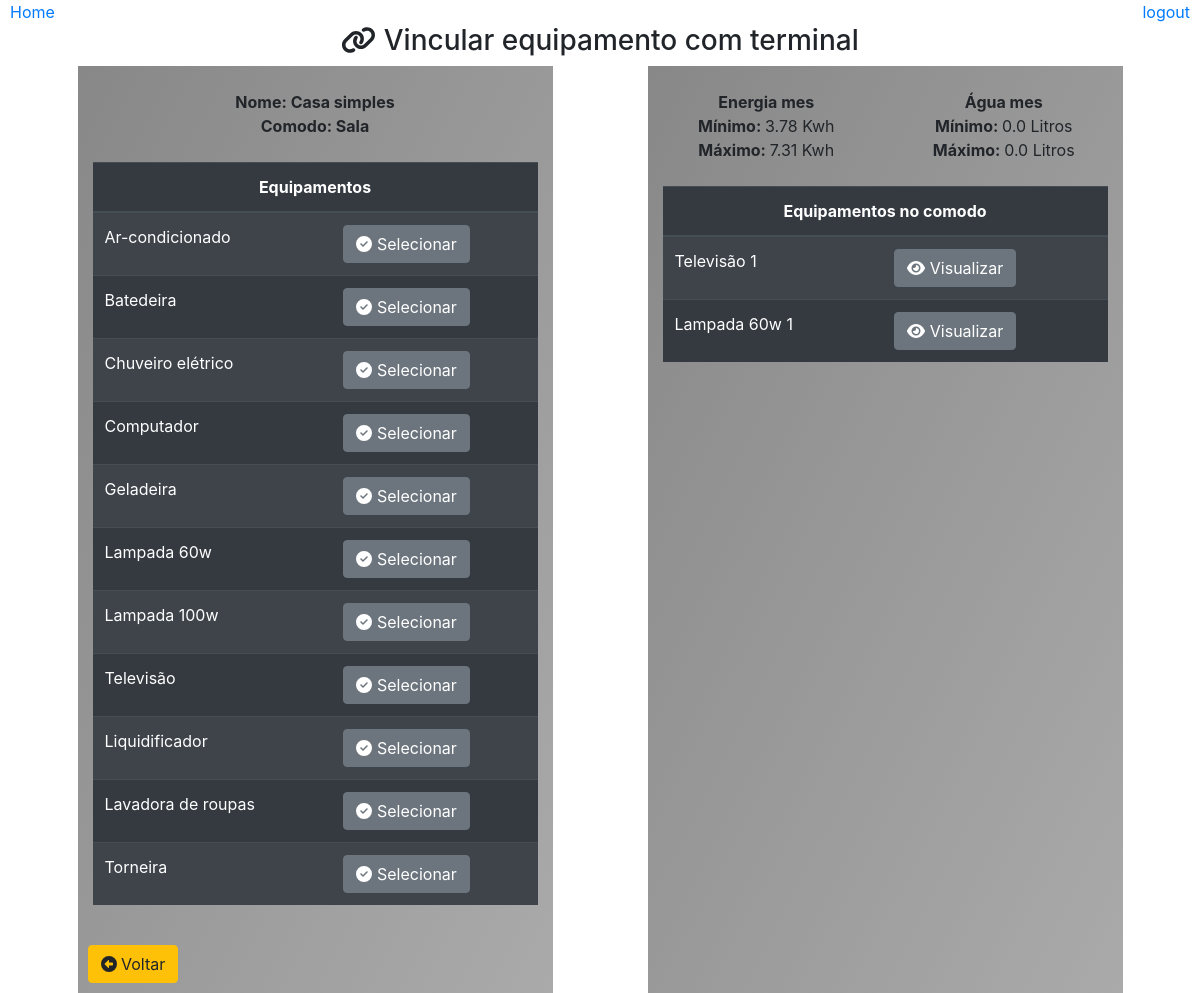
The app's page /cadastrar/vincular/equipamento/comodo/?id=1, older data.
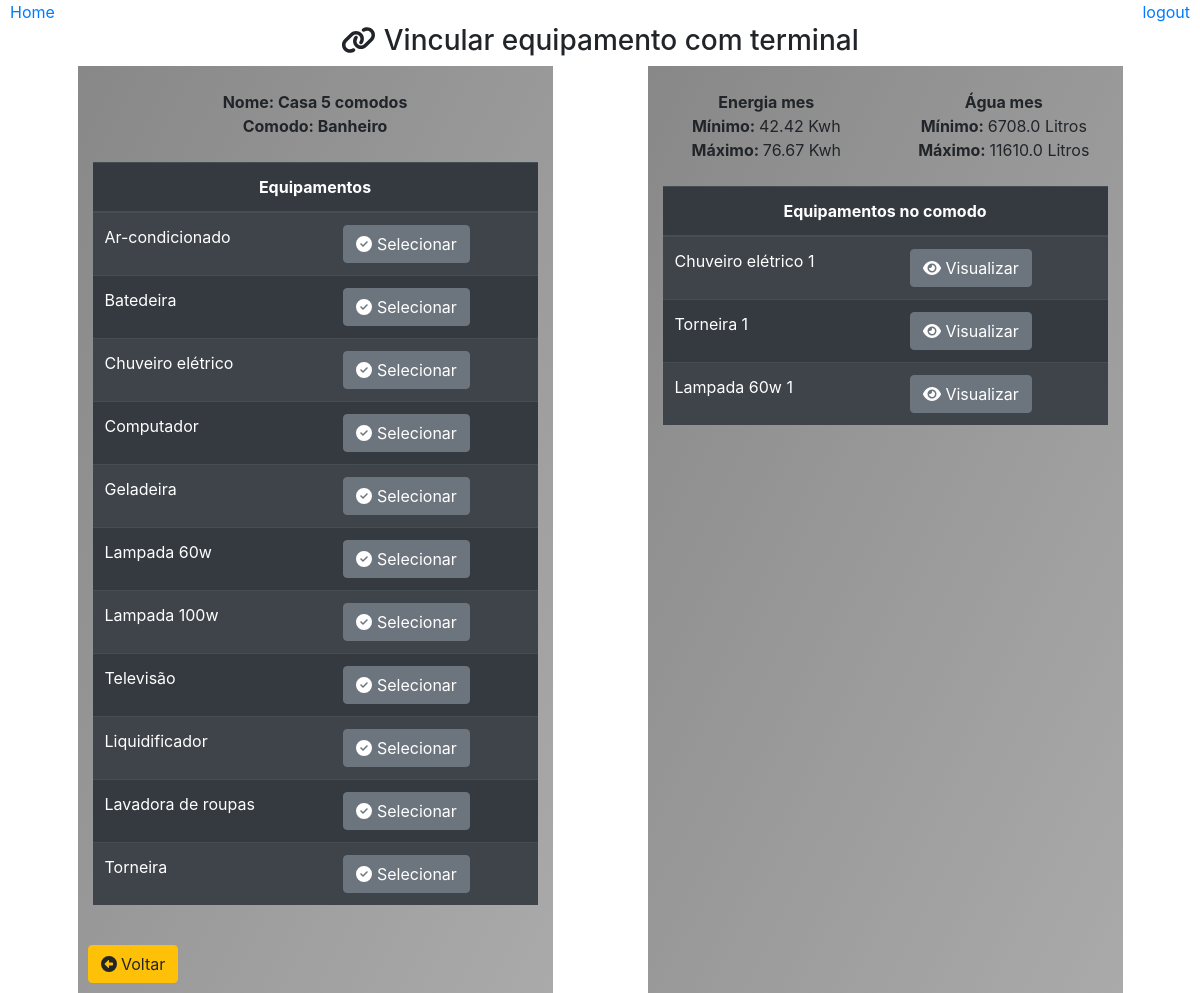
The same page, newer data.
### core/models.py (models this page shows)
class Comodo(models.Model):
    casa = models.ForeignKey(Casa,on_delete=models.CASCADE)
    nome = models.CharField(max_length=30)
    class Meta:
        db_table = 'comodo'

class Casa(models.Model):
    nome = models.CharField(max_length=30)
    class Meta:
        db_table = 'casa'

class Equipamento(models.Model):
    tipo_consumo = models.ForeignKey(TipoConsumo,on_delete=models.CASCADE)
    tipo_equipamento = models.ForeignKey(TipoEquipamento,on_delete=models.CASCADE)
    nome = models.CharField(max_length=50)
    descricao = models.CharField(max_length=500, null=True)
    consumo_agua = models.FloatField()
    consumo_energia = models.FloatField()
    class Meta:
        db_table = 'equipamento'

class ComodoEquipamento(models.Model):
    apelido = models.IntegerField()
    comodo = models.ForeignKey(Comodo, on_delete=models.CASCADE)
    equipamento = models.ForeignKey(Equipamento, on_delete=models.CASCADE)
    class Meta:
        db_table = 'comodo_equipamento'

### core/pages/casa/views.py (the view)
# urls.py: path('cadastrar/vincular/equipamento/comodo/', cadastro.VincularEquipamento),
def VincularEquipamento(request):
    comodo_id = request.GET.get('id')
    if comodo_id:
        comodo = Comodo.objects.get(id=comodo_id)
        equipamentos = Equipamento.objects.all()
        terminais = ComodoSaida.objects.filter(comodo=comodo)
        consumo = CalcularConsumo(comodo)
        vinculados = []
        multiplo = [] #evita que um chuveiro que esta conectado a duas saidas se repita
        for item in terminais:
            if item.saida is not None and item.comodo_equipamento is not None:
                if item.comodo_equipamento and item.comodo_equipamento.equipamento:
                    if item.comodo_equipamento not in multiplo:
                        item.comodo_equipamento.equipamento.apelido = item.comodo_equipamento.apelido
                        vinculados.append(item.comodo_equipamento)
                    if item.comodo_equipamento.equipamento.tipo_consumo.id == 3: # diretamente
                        multiplo.append(item.comodo_equipamento)
    dados = {
        'titulo': 'Vincular terminal com equipamento',
        'comodo': comodo,
        'equipamentos': equipamentos,
        'vinculados': vinculados,
        'terminais': terminais,
        'consumo': consumo
    }
    return render(request, 'casas/vincularEquipamento.html', dados)

### templates/casas/vincularEquipamento.html (shortened to what the changed rows need)
{% extends "model-page.html"%}
{% block content %}
    <div align='center'>
        <br>
        <div class="container">
            <div class="row">
                <div class="col col-6 col-sm-6 col-md-4 col-lg-5 col-xs-4 container box-gray"><br>
                    <div class="row">
                        <div class="col">
                            <strong >Nome: {{comodo.casa.nome}}</strong><br>
                            <strong >Comodo: {{comodo.nome}}</strong>
                        </div>
                    </div><br>
                    <div class="row">
                        <div class="col">
                            {% if terminais %}
                                {% if equipamentos %}
                                    <table class="table table-striped table-dark">
                                        <thead>
                                            <tr align="center">
                                                <th colspan="2">Equipamentos</th>
                                            </tr>
                                        </thead>
                                        {% for item in equipamentos %}
                                            <tr>
                                                <td>
                                                    {{item.nome}}
                                                </td>
                                                <td>
                                                    <form action="/cadastrar/vincular/equipamento/comodo/selecionar/" method="GET">
                                                        <button type="submit" class="btn btn-secondary">
                                                            <i class="fas fa-check-circle"></i>
                                                            Selecionar
                                                        </button>
                                                    </form>
                                                </td>
                                            </tr>
                                        {% endfor %}
                                    </table>
                                {% endif %}
                            {% else %}
                                <strong>Nenhum terminal de saida cadastrado<strong>
                            {% endif %}
                        </div>
                    </div>
                    <br>
                    <br><br>
                </div>
                {% if vinculados %}
                    <div class="col col-6 col-sm-6 col-md-4 col-lg-5 col-xs-4 container box-gray"><br>
                        <div class="row">
                            <div class="col">
                                <strong align="center">Energia mes</strong><br>
                                <strong>Mínimo: </strong> {{consumo.energia_min}} Kwh<br>
                                <strong>Máximo: </strong> {{consumo.energia_max}} Kwh
                            </div>
                            <div class="col">
                                <strong align="center">Água mes</strong><br>
                                <strong>Mínimo: </strong> {{consumo.agua_min}} Litros<br>
                                <strong>Máximo: </strong> {{consumo.agua_max}} Litros
                            </div>
                        </div><br>
                        <table class="table table-striped table-dark">
                            <thead>
                                <tr align="center">
                                    <th colspan="2">Equipamentos no comodo</th>
                                </tr>
                            </thead>
                            {% for item in vinculados %}
                                <tr>
                                    <td>
                                        {{item.equipamento.nome}} {{item.equipamento.apelido}}
                                    </td>
                                    <td>
                                        <form action="/cadastrar/vincular/equipamento/comodo/visualizar/" method="GET">
                                            <button type="submit" class="btn btn-secondary">
                                                <i class="fas fa-eye"></i>
                                                Visualizar
                                            </button>
                                        </form>
                                    </td>
                                </tr>
                            {% endfor %}
                        </table>
                    </div>
                {% endif %}
            </div>
        </div>
    </div>
{% endblock %}

Row changes from the older to the newer data that the page shows:
no longer on this page (row edited): ComodoEquipamento: equipamento.nome "Televisão", equipamento.apelido "1"
changed Comodo: casa.nome "Casa simples" → "Casa 5 comodos"; nome "Sala" → "Banheiro"
now on this page (row edited): ComodoEquipamento: equipamento.nome "Chuveiro elétrico", equipamento.apelido "1"
now on this page (row edited): ComodoEquipamento: equipamento.nome "Torneira", equipamento.apelido "1"
Text that changed along with them:
{{ consumo.energia_min }}: "3.78" → "42.42"
{{ consumo.energia_max }}: "7.31" → "76.67"
{{ consumo.agua_min }}: "0.0" → "6708.0"
{{ consumo.agua_max }}: "0.0" → "11610.0"
